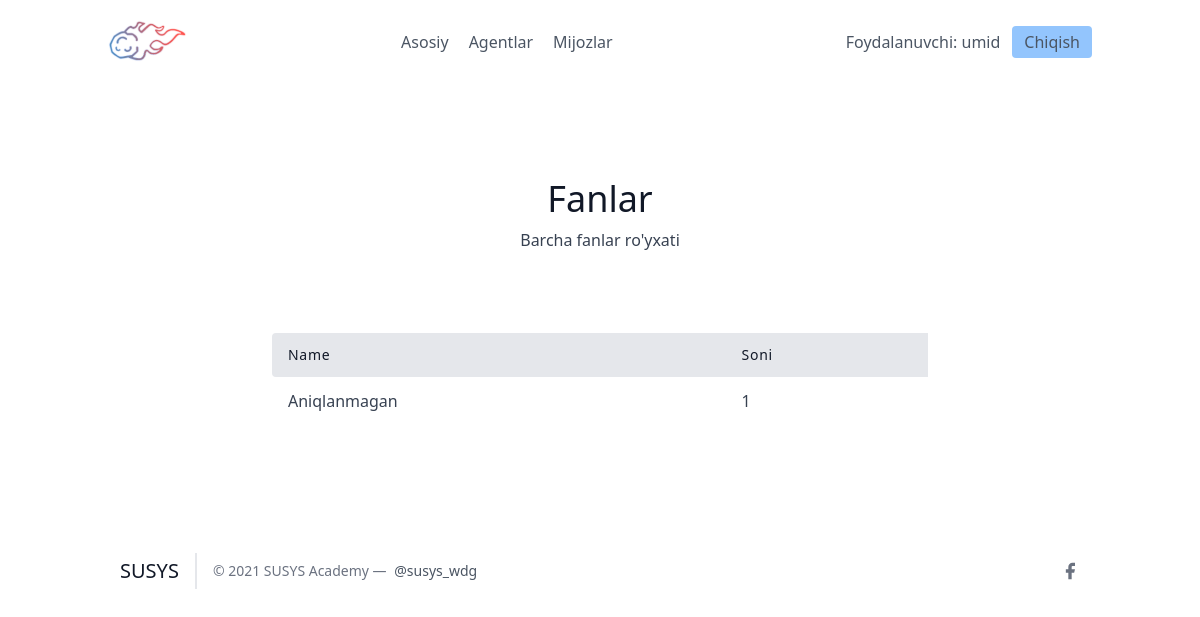
The app's page /leads/categories/ (signed in), older data.
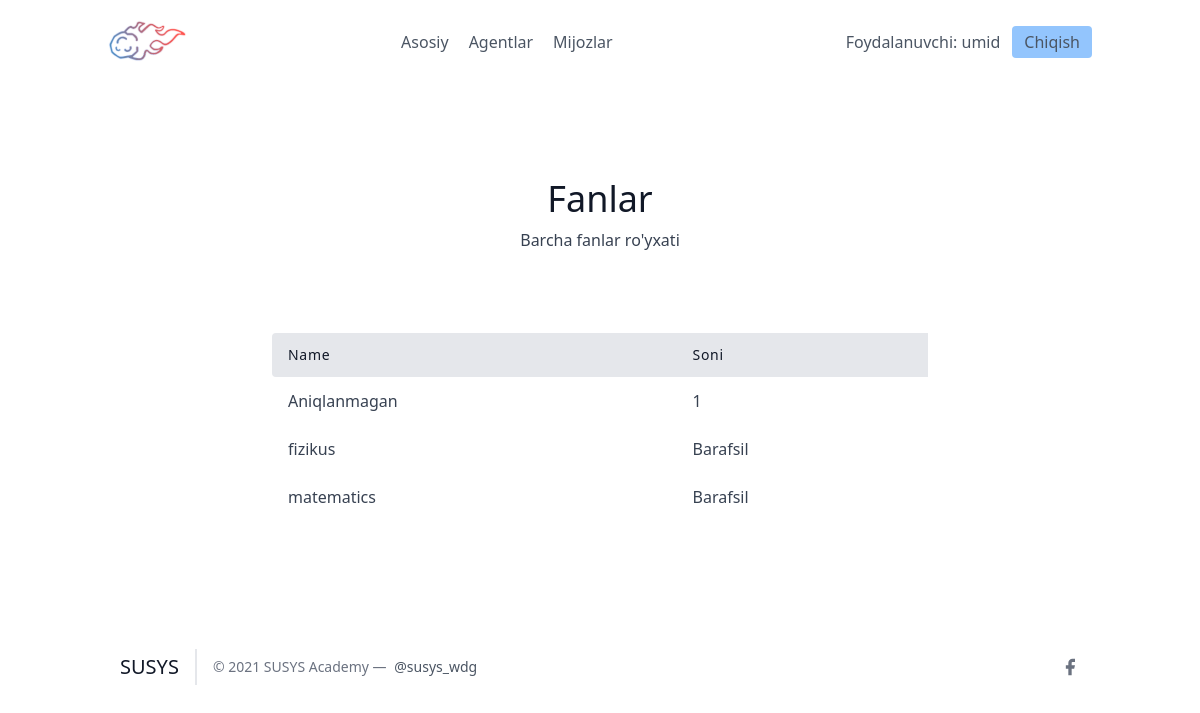
The same page, newer data.
### leads/models.py (models this page shows, shortened)
class Category(models.Model):
    name = models.CharField(max_length=30)
    organisation = models.ForeignKey(UserProfile, on_delete=models.CASCADE)

### leads/views.py (the view)
# urls.py: path('categories/', CategoryListView.as_view(), name="categories"),
class CategoryListView(LoginRequiredMixin, ListView):
    template_name = "leads/category_list.html"
    context_object_name = "category_list"
    def get_context_data(self, **kwargs):
        context = super(CategoryListView, self).get_context_data(**kwargs)
        user = self.request.user
        if user.is_organisor:
            queryset = Lead.objects.filter(
                organisation=user.userprofile
            )
        else:
            queryset = Category.objects.filter(
                organisation = user.agent.organisation
            )
        context.update({
            "unassigned_category_leads": queryset.filter(category__isnull=True).count()
        })
        return context
    def get_queryset(self):
        user = self.request.user
        if user.is_organisor:
            queryset = Category.objects.filter(
                organisation = user.userprofile
            )
        else:
            queryset = Category.objects.filter(organisation = user.agent.organisation
            )
        return queryset

### leads/templates/leads/category_list.html
{% extends "base.html" %}
{% block content %}
<section class="text-gray-700 body-font">
    <div class="container px-5 py-24 mx-auto">
      <div class="flex flex-col text-center w-full mb-20">
        <h1 class="sm:text-4xl text-3xl font-medium title-font mb-2 text-gray-900">Fanlar</h1>
        <p class="lg:w-2/3 mx-auto leading-relaxed text-base">
            Barcha fanlar ro'yxati
        </p>
      </div>
      <div class="lg:w-2/3 w-full mx-auto overflow-auto">
        <table class="table-auto w-full text-left whitespace-no-wrap">
          <thead>
            <tr>
              <th class="px-4 py-3 title-font tracking-wider font-medium text-gray-900 text-sm bg-gray-200 rounded-tl rounded-bl">Name</th>
              <th class="px-4 py-3 title-font tracking-wider font-medium text-gray-900 text-sm bg-gray-200">Soni</th>
            </tr>
          </thead>
          <tbody>
            <tr>
                <td class="px-4 py-3">Aniqlanmagan</td>
                <td class="px-4 py-3">{{ unassigned_category_leads }}</td>
            </tr>
            {% for category in category_list %}
                <tr>
                    <td class="px-4 py-3">
                      <a class="hover:text-blue-500" href="{% url 'leads:category-detail' category.pk %}">{{ category.name }}</a>
                    </td>
                    <td class="px-4 py-3">Barafsil</td>
                </tr>
            {% endfor %}
          </tbody>
        </table>
      </div>
    </div>
  </section>
{% endblock content %}

Row changes from the older to the newer data that the page shows:
now on this page (row edited): Category: name "fizikus"
now on this page (row edited): Category: name "matematics"
